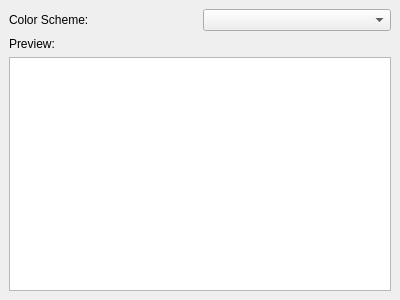
<ui version="4.0" >
 <class>Form</class>
 <widget class="QWidget" name="Form" >
  <property name="geometry" >
   <rect>
    <x>0</x>
    <y>0</y>
    <width>400</width>
    <height>300</height>
   </rect>
  </property>
  <property name="sizePolicy" >
   <sizepolicy>
    <hsizetype>7</hsizetype>
    <vsizetype>5</vsizetype>
    <horstretch>0</horstretch>
    <verstretch>0</verstretch>
   </sizepolicy>
  </property>
  <property name="windowTitle" >
   <string>Form</string>
  </property>
  <layout class="QVBoxLayout" >
   <property name="margin" >
    <number>9</number>
   </property>
   <property name="spacing" >
    <number>6</number>
   </property>
   <item>
    <layout class="QHBoxLayout" >
     <property name="margin" >
      <number>0</number>
     </property>
     <property name="spacing" >
      <number>6</number>
     </property>
     <item>
      <widget class="QLabel" name="label" >
       <property name="text" >
        <string>Color Scheme:</string>
       </property>
      </widget>
     </item>
     <item>
      <widget class="QComboBox" name="styles" />
     </item>
    </layout>
   </item>
   <item>
    <widget class="QLabel" name="label_2" >
     <property name="text" >
      <string>Preview:</string>
     </property>
    </widget>
   </item>
   <item>
    <widget class="QTextBrowser" name="preview" >
     <property name="html" >
      <string>&lt;html>&lt;head>&lt;meta name="qrichtext" content="1" />&lt;style type="text/css">
p, li { white-space: pre-wrap; }
&lt;/style>&lt;/head>&lt;body style=" font-family:'Bitstream Vera Sans'; font-size:10pt; font-weight:400; font-style:normal; text-decoration:none;">
&lt;p style="-qt-paragraph-type:empty; margin-top:0px; margin-bottom:0px; margin-left:0px; margin-right:0px; -qt-block-indent:0; text-indent:0px;">&lt;/p>&lt;/body>&lt;/html></string>
     </property>
    </widget>
   </item>
  </layout>
 </widget>
 <resources/>
 <connections/>
</ui>
